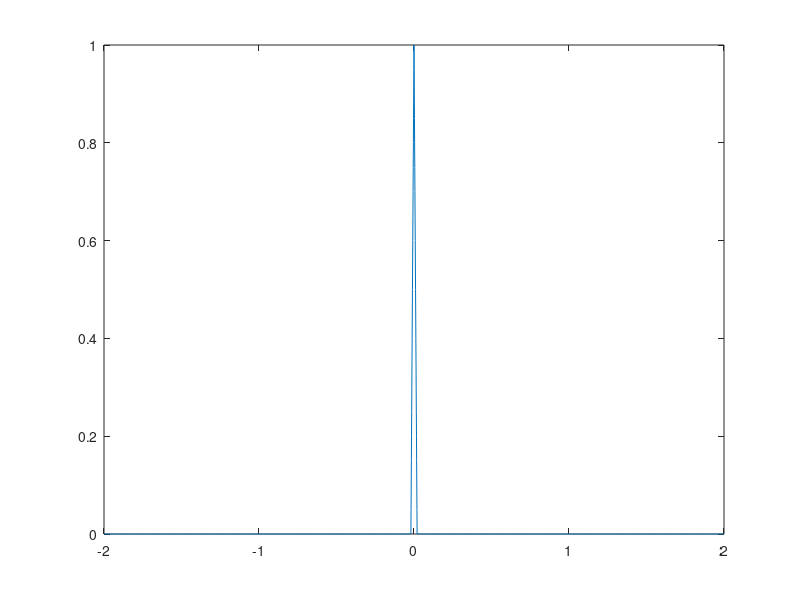

Here is the MATLAB script that generated this plot:
% Example 4.47

fs = 1000; Ts=1/fs;        % Sampling frequency (samples/sec)
t = -2:Ts:2;

w = 40e-3;

x = tripuls(t,w);

plot(t,x)
